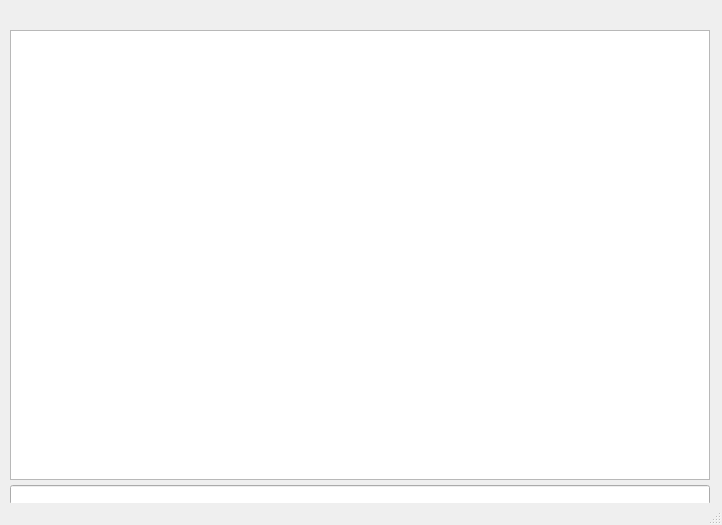
<?xml version="1.0" encoding="UTF-8"?>
<ui version="4.0">
 <class>Console</class>
 <widget class="QMainWindow" name="Console">
  <property name="geometry">
   <rect>
    <x>0</x>
    <y>0</y>
    <width>722</width>
    <height>525</height>
   </rect>
  </property>
  <property name="minimumSize">
   <size>
    <width>722</width>
    <height>525</height>
   </size>
  </property>
  <property name="maximumSize">
   <size>
    <width>722</width>
    <height>525</height>
   </size>
  </property>
  <property name="windowTitle">
   <string>Blowbox - Console</string>
  </property>
  <property name="windowOpacity">
   <double>1.000000000000000</double>
  </property>
  <property name="styleSheet">
   <string notr="true"/>
  </property>
  <widget class="QWidget" name="centralwidget">
   <widget class="QPlainTextEdit" name="plainTextEdit">
    <property name="geometry">
     <rect>
      <x>10</x>
      <y>30</y>
      <width>700</width>
      <height>450</height>
     </rect>
    </property>
    <property name="minimumSize">
     <size>
      <width>700</width>
      <height>450</height>
     </size>
    </property>
    <property name="maximumSize">
     <size>
      <width>700</width>
      <height>450</height>
     </size>
    </property>
   </widget>
   <widget class="QLineEdit" name="lineEdit">
    <property name="geometry">
     <rect>
      <x>10</x>
      <y>485</y>
      <width>700</width>
      <height>20</height>
     </rect>
    </property>
   </widget>
  </widget>
  <widget class="QStatusBar" name="statusbar"/>
 </widget>
 <resources/>
 <connections/>
</ui>
